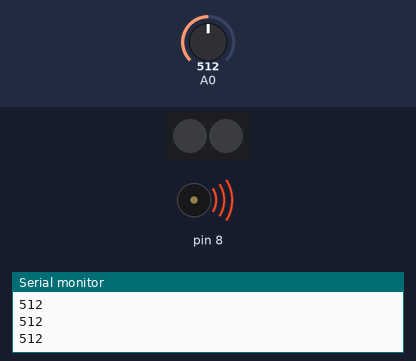
A sketch run on a simulated Arduino Uno, built with avr-gcc and run on an emulated ATmega328P. On the bench: 2 RGB LEDs in strip order, left to right, buzzer (waves = sounding), the last lines printed to the serial monitor. The test bench sets the inputs (shaded band); at power-on: A0 = 512. Dim RGB values are drawn brighter than linear.

Above: at 1.2 s.
1.3 s: A0 set to 493
At 1.76 s:
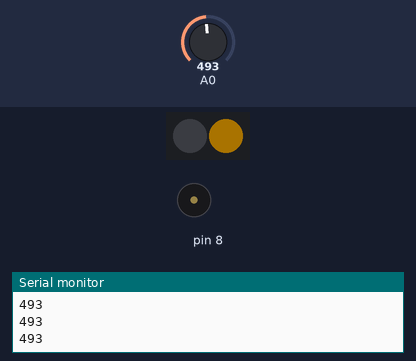
4.3 s: A0 set to 1000
At 4.77 s:
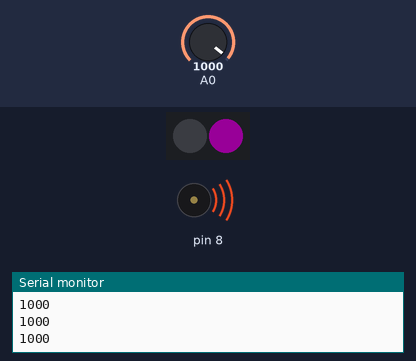
7.3 s: A0 set to 1023
At 7.78 s:
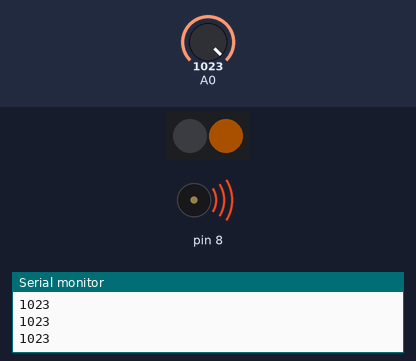
Timing chart, 0 to 16.3 s (numbered marks = the images above; inputs shaded):
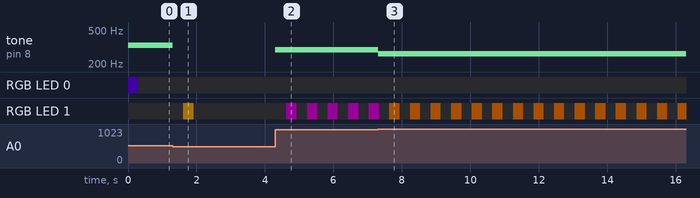

The sketch:

_07_Keyboard_Instrument_neopixel.ino
```cpp
#include <Adafruit_NeoPixel.h>

#define PIN      6
#define N_LEDS 2

Adafruit_NeoPixel strip = Adafruit_NeoPixel(N_LEDS, PIN, NEO_GRB + NEO_KHZ800);

int buttons[6];

int notes[] = {262,294,330,349};

void setup() {
  // put your setup code here, to run once:
  Serial.begin(9600);
  buttons[0] = 2;
  strip.begin();
}

void loop() {
  // put your main code here, to run repeatedly:
  int keyVal = analogRead(A0);
  Serial.println(keyVal);

  if(keyVal == 1023){
    tone(8, notes[0]);
    chase(strip.Color ( 44,  21,  0)); // redest orange
  }
  else if(keyVal >= 990 && keyVal <= 1010){
    tone(8, notes[1]);
    chase(strip.Color ( 24,  0,  24)); // magenta
  }
  else if(keyVal >= 505 && keyVal <= 515){
    tone(8, notes[2]);
    chase(strip.Color (  17,  0, 44)); // purple
  }
  else if(keyVal >= 5 && keyVal <= 10){
    tone(8, notes[3]);
    chase(strip.Color (  0, 10,  44)); // royal blue
  }
  else{
    noTone(8);
    chase(strip.Color (  44,  30, 0)); //slightly yellower
  }
}

static void chase(uint32_t c) {
  for(uint16_t i=0; i<strip.numPixels()+4; i++) {
      strip.setPixelColor(i  , c); // Draw new pixel
      strip.setPixelColor(i-1, 0); // Erase pixel a few steps back
      strip.show();
      delay(1);
  }
}
```

Measured:
- the behaviour switches between 505 and 504 on A0 (found by bisection; images 0 and 1)
- after the input at 1.3 s, tone on pin 8: 330 Hz → silent at once; RGB LED 1: off → RGB(44, 30, 0) after 0.32 s, → off 0.30 s later
- after the input at 4.3 s, tone on pin 8: silent → 294 Hz at once; RGB LED 1: alternates RGB(24, 0, 24) for 0.30 s and off for 0.30 s, starting after 0.33 s
- after the input at 7.3 s, tone on pin 8: 294 Hz → 262 Hz at once
